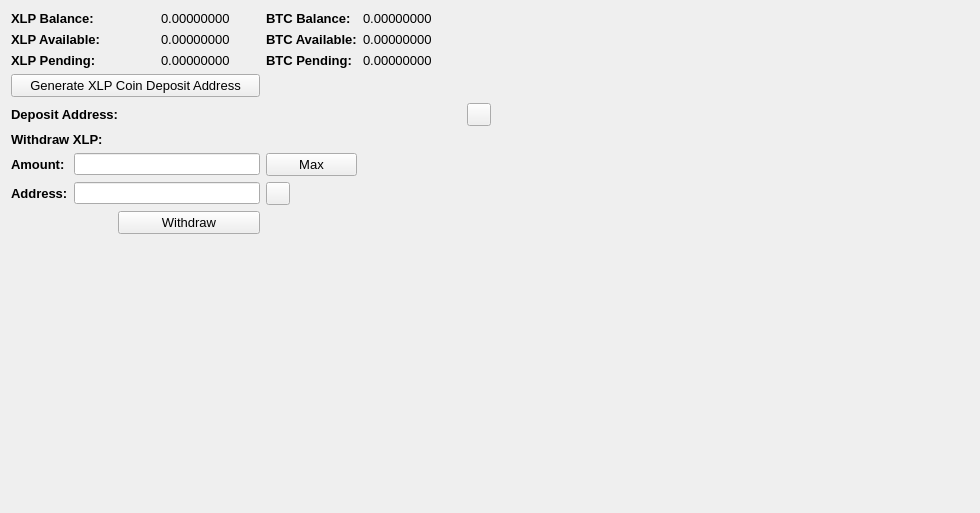
     <widget class="QWidget" name="BalanceTab">
      <attribute name="title">
       <string>Balance</string>
      </attribute>
      <layout class="QGridLayout" name="gridLayout_2">
       <item row="0" column="0" colspan="2">
        <widget class="QLabel" name="label_11">
         <property name="font">
          <font>
           <pointsize>10</pointsize>
           <weight>75</weight>
           <bold>true</bold>
          </font>
         </property>
         <property name="text">
          <string>XLP Balance:</string>
         </property>
        </widget>
       </item>
       <item row="0" column="3">
        <widget class="QLabel" name="XLPBalanceLabel">
         <property name="font">
          <font>
           <pointsize>10</pointsize>
          </font>
         </property>
         <property name="text">
          <string>0.00000000</string>
         </property>
         <property name="textInteractionFlags">
          <set>Qt::LinksAccessibleByMouse|Qt::TextSelectableByMouse</set>
         </property>
        </widget>
       </item>
       <item row="0" column="4">
        <widget class="QLabel" name="label_12">
         <property name="font">
          <font>
           <pointsize>10</pointsize>
           <weight>75</weight>
           <bold>true</bold>
          </font>
         </property>
         <property name="text">
          <string>BTC Balance:</string>
         </property>
        </widget>
       </item>
       <item row="0" column="5">
        <widget class="QLabel" name="BitcoinBalanceLabel">
         <property name="font">
          <font>
           <pointsize>10</pointsize>
          </font>
         </property>
         <property name="text">
          <string>0.00000000</string>
         </property>
         <property name="textInteractionFlags">
          <set>Qt::LinksAccessibleByMouse|Qt::TextSelectableByMouse</set>
         </property>
        </widget>
       </item>
       <item row="0" column="7" rowspan="10">
        <spacer name="horizontalSpacer_4">
         <property name="orientation">
          <enum>Qt::Horizontal</enum>
         </property>
         <property name="sizeHint" stdset="0">
          <size>
           <width>478</width>
           <height>488</height>
          </size>
         </property>
        </spacer>
       </item>
       <item row="1" column="0" colspan="2">
        <widget class="QLabel" name="label_13">
         <property name="font">
          <font>
           <pointsize>10</pointsize>
           <weight>75</weight>
           <bold>true</bold>
          </font>
         </property>
         <property name="text">
          <string>XLP Available:</string>
         </property>
        </widget>
       </item>
       <item row="1" column="3">
        <widget class="QLabel" name="XLPAvailableLabel_2">
         <property name="font">
          <font>
           <pointsize>10</pointsize>
          </font>
         </property>
         <property name="text">
          <string>0.00000000</string>
         </property>
         <property name="textInteractionFlags">
          <set>Qt::LinksAccessibleByMouse|Qt::TextSelectableByMouse</set>
         </property>
        </widget>
       </item>
       <item row="1" column="4">
        <widget class="QLabel" name="label_15">
         <property name="font">
          <font>
           <pointsize>10</pointsize>
           <weight>75</weight>
           <bold>true</bold>
          </font>
         </property>
         <property name="text">
          <string>BTC Available:</string>
         </property>
        </widget>
       </item>
       <item row="1" column="5">
        <widget class="QLabel" name="BitcoinAvailableLabel">
         <property name="font">
          <font>
           <pointsize>10</pointsize>
          </font>
         </property>
         <property name="text">
          <string>0.00000000</string>
         </property>
         <property name="textInteractionFlags">
          <set>Qt::LinksAccessibleByMouse|Qt::TextSelectableByMouse</set>
         </property>
        </widget>
       </item>
       <item row="2" column="0" colspan="2">
        <widget class="QLabel" name="label_14">
         <property name="font">
          <font>
           <pointsize>10</pointsize>
           <weight>75</weight>
           <bold>true</bold>
          </font>
         </property>
         <property name="text">
          <string>XLP Pending:</string>
         </property>
        </widget>
       </item>
       <item row="2" column="3">
        <widget class="QLabel" name="XLPPendingLabel">
         <property name="font">
          <font>
           <pointsize>10</pointsize>
          </font>
         </property>
         <property name="text">
          <string>0.00000000</string>
         </property>
         <property name="textInteractionFlags">
          <set>Qt::LinksAccessibleByMouse|Qt::TextSelectableByMouse</set>
         </property>
        </widget>
       </item>
       <item row="2" column="4">
        <widget class="QLabel" name="label_31">
         <property name="font">
          <font>
           <pointsize>10</pointsize>
           <weight>75</weight>
           <bold>true</bold>
          </font>
         </property>
         <property name="text">
          <string>BTC Pending:</string>
         </property>
        </widget>
       </item>
       <item row="2" column="5">
        <widget class="QLabel" name="BitcoinPendingLabel">
         <property name="font">
          <font>
           <pointsize>10</pointsize>
          </font>
         </property>
         <property name="text">
          <string>0.00000000</string>
         </property>
         <property name="textInteractionFlags">
          <set>Qt::LinksAccessibleByMouse|Qt::TextSelectableByMouse</set>
         </property>
        </widget>
       </item>
       <item row="3" column="0" colspan="4">
        <widget class="QPushButton" name="GenDepositBTN">
         <property name="font">
          <font>
           <pointsize>10</pointsize>
          </font>
         </property>
         <property name="text">
          <string>Generate XLP Coin Deposit Address</string>
         </property>
        </widget>
       </item>
       <item row="4" column="0" colspan="3">
        <widget class="QLabel" name="label_33">
         <property name="font">
          <font>
           <pointsize>10</pointsize>
           <weight>75</weight>
           <bold>true</bold>
          </font>
         </property>
         <property name="text">
          <string>Deposit Address:</string>
         </property>
        </widget>
       </item>
       <item row="4" column="3" colspan="3">
        <widget class="QLabel" name="DepositAddressLabel">
         <property name="minimumSize">
          <size>
           <width>300</width>
           <height>0</height>
          </size>
         </property>
         <property name="palette">
          <palette>
           <active>
            <colorrole role="WindowText">
             <brush brushstyle="SolidPattern">
              <color alpha="255">
               <red>0</red>
               <green>0</green>
               <blue>0</blue>
              </color>
             </brush>
            </colorrole>
            <colorrole role="Text">
             <brush brushstyle="SolidPattern">
              <color alpha="255">
               <red>0</red>
               <green>0</green>
               <blue>255</blue>
              </color>
             </brush>
            </colorrole>
           </active>
           <inactive>
            <colorrole role="WindowText">
             <brush brushstyle="SolidPattern">
              <color alpha="255">
               <red>0</red>
               <green>0</green>
               <blue>0</blue>
              </color>
             </brush>
            </colorrole>
            <colorrole role="Text">
             <brush brushstyle="SolidPattern">
              <color alpha="255">
               <red>0</red>
               <green>0</green>
               <blue>255</blue>
              </color>
             </brush>
            </colorrole>
           </inactive>
           <disabled>
            <colorrole role="WindowText">
             <brush brushstyle="SolidPattern">
              <color alpha="255">
               <red>120</red>
               <green>120</green>
               <blue>120</blue>
              </color>
             </brush>
            </colorrole>
            <colorrole role="Text">
             <brush brushstyle="SolidPattern">
              <color alpha="255">
               <red>120</red>
               <green>120</green>
               <blue>120</blue>
              </color>
             </brush>
            </colorrole>
           </disabled>
          </palette>
         </property>
         <property name="font">
          <font>
           <pointsize>10</pointsize>
           <weight>75</weight>
           <bold>true</bold>
          </font>
         </property>
         <property name="text">
          <string/>
         </property>
         <property name="alignment">
          <set>Qt::AlignRight|Qt::AlignTrailing|Qt::AlignVCenter</set>
         </property>
         <property name="textInteractionFlags">
          <set>Qt::LinksAccessibleByMouse|Qt::TextSelectableByKeyboard|Qt::TextSelectableByMouse</set>
         </property>
        </widget>
       </item>
       <item row="4" column="6">
        <widget class="QToolButton" name="DepositCopyButton">
         <property name="toolTip">
          <string>Copy to clipboard</string>
         </property>
         <property name="text">
          <string/>
         </property>
         <property name="icon">
          <iconset resource="../bitcoin.qrc">
           <normaloff>:/icons/editcopy</normaloff>:/icons/editcopy</iconset>
         </property>
         <property name="shortcut">
          <string>Alt+P</string>
         </property>
        </widget>
       </item>
       <item row="5" column="0" colspan="2">
        <widget class="QLabel" name="label_34">
         <property name="font">
          <font>
           <pointsize>10</pointsize>
           <weight>75</weight>
           <bold>true</bold>
          </font>
         </property>
         <property name="text">
          <string>Withdraw XLP:</string>
         </property>
        </widget>
       </item>
       <item row="6" column="0">
        <widget class="QLabel" name="label_26">
         <property name="font">
          <font>
           <pointsize>10</pointsize>
           <weight>75</weight>
           <bold>true</bold>
          </font>
         </property>
         <property name="text">
          <string>Amount:</string>
         </property>
        </widget>
       </item>
       <item row="6" column="1" colspan="3">
        <widget class="QLineEdit" name="WithdrawUnitsInput">
         <property name="font">
          <font>
           <pointsize>9</pointsize>
           <weight>75</weight>
           <bold>true</bold>
          </font>
         </property>
         <property name="text">
          <string/>
         </property>
        </widget>
       </item>
       <item row="6" column="4">
        <widget class="QPushButton" name="Withdraw_Max_Amount">
         <property name="font">
          <font>
           <pointsize>10</pointsize>
          </font>
         </property>
         <property name="text">
          <string>Max</string>
         </property>
        </widget>
       </item>
       <item row="7" column="0">
        <widget class="QLabel" name="label_10">
         <property name="font">
          <font>
           <pointsize>10</pointsize>
           <weight>75</weight>
           <bold>true</bold>
          </font>
         </property>
         <property name="text">
          <string>Address:</string>
         </property>
        </widget>
       </item>
       <item row="7" column="1" colspan="3">
        <widget class="QLineEdit" name="WithdrawAddress">
         <property name="font">
          <font>
           <pointsize>9</pointsize>
           <weight>75</weight>
           <bold>true</bold>
          </font>
         </property>
        </widget>
       </item>
       <item row="7" column="4">
        <widget class="QToolButton" name="WithdrawPasteButton">
         <property name="toolTip">
          <string>Paste from clipboard</string>
         </property>
         <property name="text">
          <string/>
         </property>
         <property name="icon">
          <iconset resource="../bitcoin.qrc">
           <normaloff>:/icons/editpaste</normaloff>:/icons/editpaste</iconset>
         </property>
         <property name="shortcut">
          <string>Alt+P</string>
         </property>
        </widget>
       </item>
       <item row="8" column="2" colspan="2">
        <widget class="QPushButton" name="WithdrawUnitsBtn">
         <property name="font">
          <font>
           <pointsize>10</pointsize>
          </font>
         </property>
         <property name="text">
          <string>Withdraw</string>
         </property>
        </widget>
       </item>
       <item row="9" column="0" colspan="6">
        <spacer name="verticalSpacer">
         <property name="orientation">
          <enum>Qt::Vertical</enum>
         </property>
         <property name="sizeHint" stdset="0">
          <size>
           <width>428</width>
           <height>262</height>
          </size>
         </property>
        </spacer>
       </item>
      </layout>
      <zorder>label_31</zorder>
      <zorder>label_15</zorder>
      <zorder>label_12</zorder>
      <zorder>label_14</zorder>
      <zorder>label_13</zorder>
      <zorder>label_11</zorder>
      <zorder>BitcoinBalanceLabel</zorder>
      <zorder>XLPBalanceLabel</zorder>
      <zorder>XLPAvailableLabel_2</zorder>
      <zorder>XLPPendingLabel</zorder>
      <zorder>BitcoinAvailableLabel</zorder>
      <zorder>BitcoinPendingLabel</zorder>
      <zorder>label_33</zorder>
      <zorder>GenDepositBTN</zorder>
      <zorder>DepositAddressLabel</zorder>
      <zorder>Withdraw_Max_Amount</zorder>
      <zorder>label_34</zorder>
      <zorder>WithdrawUnitsInput</zorder>
      <zorder>label_10</zorder>
      <zorder>label_26</zorder>
      <zorder>WithdrawAddress</zorder>
      <zorder>WithdrawUnitsBtn</zorder>
      <zorder>horizontalSpacer_4</zorder>
      <zorder>verticalSpacer</zorder>
      <zorder>WithdrawPasteButton</zorder>
      <zorder>DepositCopyButton</zorder>
     </widget>
